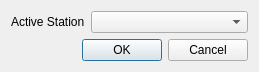
<?xml version="1.0" encoding="UTF-8"?>
<ui version="4.0">
 <class>RouteMapLineProperty</class>
 <widget class="QDialog" name="RouteMapLineProperty">
  <property name="geometry">
   <rect>
    <x>0</x>
    <y>0</y>
    <width>259</width>
    <height>69</height>
   </rect>
  </property>
  <property name="windowTitle">
   <string>Active Station</string>
  </property>
  <layout class="QGridLayout" name="gridLayout">
   <item row="0" column="0">
    <layout class="QHBoxLayout" name="horizontalLayout" stretch="0,1">
     <item>
      <widget class="QLabel" name="label">
       <property name="text">
        <string>Active Station</string>
       </property>
      </widget>
     </item>
     <item>
      <widget class="QIndexComboBox" name="comboStationInfo"/>
     </item>
    </layout>
   </item>
   <item row="1" column="0">
    <widget class="QDialogButtonBox" name="buttonBox">
     <property name="standardButtons">
      <set>QDialogButtonBox::Cancel|QDialogButtonBox::Ok</set>
     </property>
    </widget>
   </item>
  </layout>
 </widget>
 <layoutdefault spacing="6" margin="11"/>
 <customwidgets>
  <customwidget>
   <class>QIndexComboBox</class>
   <extends>QComboBox</extends>
   <header>qindexcombobox.h</header>
  </customwidget>
 </customwidgets>
 <resources/>
 <connections/>
</ui>
